Frame 1 (no input): blank canvas, image omitted
Frame 60 (no input): blank canvas, image omitted
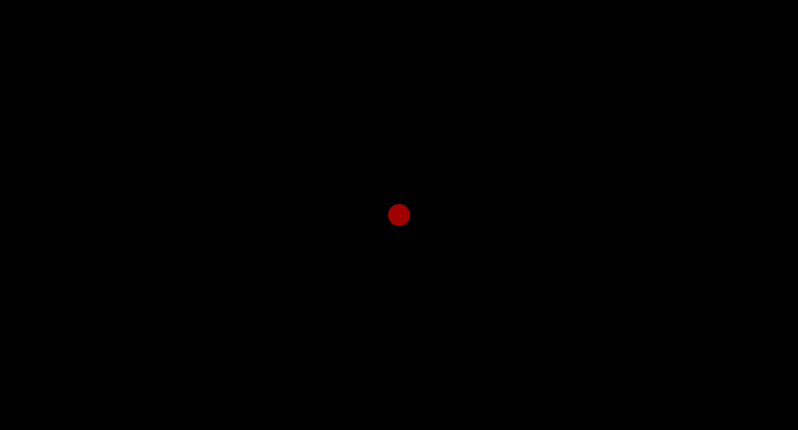
Frame 120 (the mouse pressed at the canvas centre since frame 60)

The p5.js sketch whose frames 1 and 60 were blank and that drew this single picture after the mouse press (run headless with seeded random() and noise() and a simulated clock; from frame 60 on, the mouse is pressed at the canvas centre):

// p5.js sketch
// ── sketch.js
let a = [];
let b = [];
let l = 30;
let t=0;

function setup() {
  createCanvas(screen.availWidth - 2,   
               screen.availHeight - 170);
  for(let i=0; i<l; i++){
    a[i] = createVector(0,0);
    b[i] = createVector(0,0);
  }
  noFill();
  stroke(0, 20);
  strokeWeight(20);
  noCursor();
}

function draw() {
  background(0);
  if(t%3 ==0){
    arrayCopy(a, 0, b, 0, l);
  }
  
  strokeWeight(2);
  circle(mouseX, mouseY, 20);
  
  if(t%1 == 0){
  for(let i=a.length-1; i>0; i--){
    a[i] = a[i-1];
  }
    a[0] = createVector(mouseX, mouseY);
  }
  
      

      stroke(160, 0,0);
      strokeWeight(20);
  
  let v = b.length-1;
  bezier(b[v].x, b[v].y,
        b[v-1].x, b[v-1].y, 
        b[v-2].x, b[v-2].y, 
        b[v-3].x, b[v-3].y);
  
  t++;
}

function mouseClicked(){
  for(let i=0; i<l; i++){
    
    b[i] = createVector(random(width), random(height));
  }
}
